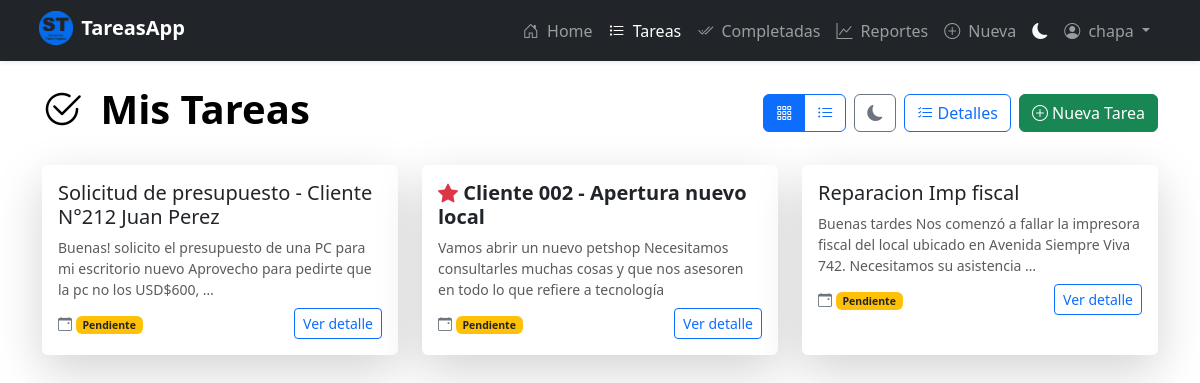
Page /tasks/ (signed in) on the committed database.
### tasks/models.py (models this page shows, shortened)
class Task(models.Model):
  title = models.CharField(max_length=200)
  description = models.TextField(max_length=1000)
  created = models.DateTimeField(auto_now_add=True)
  datecompleted = models.DateTimeField(null=True, blank=True)
  important = models.BooleanField(default=False)
  user = models.ForeignKey(User, on_delete=models.CASCADE, related_name='owned_tasks')
  class Meta:
    verbose_name = 'Tarea'
    verbose_name_plural = 'Tareas'
    ordering = ['-created']

### tasks/views.py (the view)
# urls.py: path('tasks/', views.tasks, name='tasks'),
@login_required
def tasks(request):
    all_tasks = get_user_accessible_tasks(request.user)
    tasks = all_tasks.filter(datecompleted__isnull=True)
    return render(request, 'tasks.html', {"tasks": tasks})

### tasks/permissions.py (called while the page is built)
def get_user_accessible_tasks(user):
    owned_tasks = Task.objects.filter(user=user)
    shared_task_ids = TaskPermission.objects.filter(user=user).values_list('task_id', flat=True)
    shared_tasks = Task.objects.filter(id__in=shared_task_ids)
    return owned_tasks | shared_tasks

### tasks/templates/tasks.html (shortened to what this page needs)
{% extends 'base.html' %}
{% load static %}
{% block content %}
<div class="container mt-4" id="mainContainer">
  <div class="d-flex justify-content-between align-items-center mb-4 flex-wrap gap-3">
    <h1 class="fw-bold text-black">
      <i class="bi bi-check2-circle me-2"></i> Mis Tareas
    </h1>
    <div class="d-flex gap-2">
      <div class="btn-group" role="group">
        <button type="button" id="viewGridBtn" class="btn btn-outline-primary active" title="Vista de tarjetas">
          <i class="bi bi-grid-3x3-gap"></i>
        </button>
        <button type="button" id="viewListBtn" class="btn btn-outline-primary" title="Vista de lista">
          <i class="bi bi-list-ul"></i>
        </button>
      </div>
      <button type="button" id="themeToggle" class="btn btn-outline-secondary" title="Cambiar tema">
        <i class="bi bi-moon-fill" id="themeIcon"></i>
      </button>
      <a href="{% url 'tasks_details' %}" class="btn btn-outline-primary">
        <i class="bi bi-list-check"></i> Detalles
      </a>
      <a href="{% url 'create_task' %}" class="btn btn-success">
        <i class="bi bi-plus-circle"></i> Nueva Tarea
      </a>
    </div>
  </div>
  {% if tasks %}
  <div id="tasksContainer" class="grid-view">
    {% for task in tasks %}
    <div class="task-item card shadow-lg h-100 border-0">
      <div class="card-body">
        <h5 class="card-title">
          <a href="{% url 'task_detail' task.id %}" class="text-decoration-none text-dark">
            {% if task.important %}
            <i class="bi bi-star-fill text-danger"></i>
            <strong>{{ task.title }}</strong>
            {% else %}
            {{ task.title }}
            {% endif %}
          </a>
        </h5>
        <p class="card-text text-muted small mb-2">
          {{ task.description|truncatewords:20 }}
        </p>
        <div class="d-flex justify-content-between align-items-center">
          <small class="text-secondary">
            <i class="bi bi-calendar-event"></i>
            {% if task.datecompleted %}
              {{ task.datecompleted|date:"d/m/Y H:i" }}
            {% else %}
              <span class="badge bg-warning text-dark">Pendiente</span>
            {% endif %}
          </small>
          <a href="{% url 'task_detail' task.id %}" class="btn btn-outline-primary btn-sm">
            Ver detalle
          </a>
        </div>
      </div>
    </div>
    {% endfor %}
  </div>
  {% else %}
  <div class="text-center text-muted mt-5">
    <i class="bi bi-inbox fs-1"></i>
    <p class="mt-2">No hay tareas disponibles.</p>
  </div>
  {% endif %}
</div>
{% endblock %}

### tasks/templates/_navbar.html (shortened to what this page needs)
<nav class="navbar navbar-expand-lg navbar-dark bg-dark shadow-sm">
  <div class="container">
    {% load static %}
    <a class="navbar-brand fw-bold" href="/" >
      <img src="{% static 'tasks/images/logo-st.png' %}" alt="Logo de YacareSoft" width="34" height="34" class="d-inline-block align-text-top" style="position: relative; top: -3px; right: 3px"> TareasApp
    </a>
    <div class="collapse navbar-collapse" id="navbarNav">
      <ul class="navbar-nav ms-auto align-items-lg-center">
        <li class="nav-item">
          <a href="/" class="nav-link {% if request.path == '/' %}active{% endif %}">
            <i class="bi bi-house-door me-1"></i> Home
          </a>
        </li>
        {% if user.is_authenticated %}
        <li class="nav-item">
          <a href="{% url 'tasks' %}" class="nav-link {% if request.path == '/tasks/' %}active{% endif %}">
            <i class="bi bi-list-task me-1"></i> Tareas
          </a>
        </li>
        <li class="nav-item">
          <a href="{% url 'tasks_completed' %}" class="nav-link {% if request.path == '/tasks_completed/' %}active{% endif %}">
            <i class="bi bi-check2-all me-1"></i> Completadas
          </a>
        </li>
        <li class="nav-item">
          <a href="{% url 'reports' %}" class="nav-link {% if '/reports/' in request.path %}active{% endif %}">
            <i class="bi bi-graph-up me-1"></i> Reportes
          </a>
        </li>
        <li class="nav-item">
          <a href="{% url 'create_task' %}" class="nav-link {% if request.path == '/create_task/' %}active{% endif %}">
            <i class="bi bi-plus-circle me-1"></i> Nueva
          </a>
        </li>
        <li class="nav-item">
          <button type="button" id="globalThemeToggle" class="nav-link btn btn-link text-light" title="Cambiar tema">
            <i class="bi bi-moon-fill" id="globalThemeIcon"></i>
          </button>
        </li>
        <li class="nav-item dropdown">
          <a
            class="nav-link dropdown-toggle"
            href="#"
            id="navbarDropdown"
            role="button"
            data-bs-toggle="dropdown"
            aria-expanded="false"
          >
            <i class="bi bi-person-circle me-1"></i> {{ user.username }}
          </a>
        </li>
        {% endif %}
      </ul>
    </div>
  </div>
</nav>

### tasks/templates/tasks.html (style rules this page uses)
#tasksContainer { display: grid; grid-template-columns: repeat(auto-fill, minmax(300px, 1fr)); gap: 1.5rem; transition: all 0.3s ease; }

### rows in the picture
Task: title "Solicitud de presupuesto - Cliente N°212 Juan Perez", description "Buenas! solicito el presupuesto de una PC para mi escritorio nuevo Aprovecho para pedirte que la pc no los USD$600, …", shows "Pendiente"
Task: title "Cliente 002 - Apertura nuevo local", description "Vamos abrir un nuevo petshop Necesitamos consultarles muchas cosas y que nos asesoren en todo lo que refiere a tecnología", shows "Pendiente"
Task: title "Reparacion Imp fiscal", description "Buenas tardes Nos comenzó a fallar la impresora fiscal del local ubicado en Avenida Siempre Viva 742. Necesitamos su asistencia …", shows "Pendiente"

### other values in the picture
{{ user.username }} "chapa"
